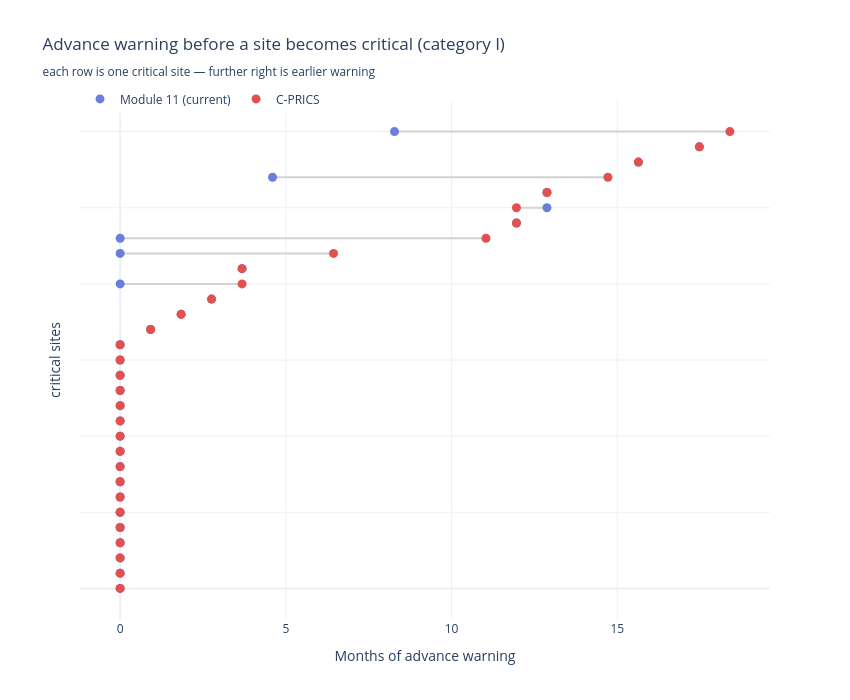

The cell this chart's notebook holds for it:
### Code cell
from cprics.plots import early_warning_figure
fig, t = early_warning_figure(isl)
fig.write_html(FIG_DIR / "early_warning.html", include_plotlyjs=True)
fig.show()

print(f"median advance warning — Module 11: {t.module11.median():.1f} months, "
      f"C-PRICS: {t.cprics.median():.1f} months")
blind = t[t.module11 < 1]
print(f"sites Module 11 blindsided (<1 month warning): {len(blind)}, "
      f"of which C-PRICS warned >=3 months ahead: {(blind.cprics >= 3).sum()}")

### Figure 1 — Plotly figure (JSON) as saved in the notebook; plotly's stock layout.template omitted (floating-point values rounded to 4 significant figures)
{"data": [{"line": {"color": "lightgrey", "width": 2}, "mode": "lines", "showlegend": false, "type": "scatter", "x": [0, 0], "y": [0, 0]}, {"line": {"color": "lightgrey", "width": 2}, "mode": "lines", "showlegend": false, "type": "scatter", "x": [0, 0], "y": [1, 1]}, {"line": {"color": "lightgrey", "width": 2}, "mode": "lines", "showlegend": false, "type": "scatter", "x": [0, 0], "y": [2, 2]}, {"line": {"color": "lightgrey", "width": 2}, "mode": "lines", "showlegend": false, "type": "scatter", "x": [0, 0], "y": [3, 3]}, {"line": {"color": "lightgrey", "width": 2}, "mode": "lines", "showlegend": false, "type": "scatter", "x": [0, 0], "y": [4, 4]}, {"line": {"color": "lightgrey", "width": 2}, "mode": "lines", "showlegend": false, "type": "scatter", "x": [0, 0], "y": [5, 5]}, {"line": {"color": "lightgrey", "width": 2}, "mode": "lines", "showlegend": false, "type": "scatter", "x": [0, 0], "y": [6, 6]}, {"line": {"color": "lightgrey", "width": 2}, "mode": "lines", "showlegend": false, "type": "scatter", "x": [0, 0], "y": [7, 7]}, {"line": {"color": "lightgrey", "width": 2}, "mode": "lines", "showlegend": false, "type": "scatter", "x": [0, 0], "y": [8, 8]}, {"line": {"color": "lightgrey", "width": 2}, "mode": "lines", "showlegend": false, "type": "scatter", "x": [0, 0], "y": [9, 9]}, {"line": {"color": "lightgrey", "width": 2}, "mode": "lines", "showlegend": false, "type": "scatter", "x": [0, 0], "y": [10, 10]}, {"line": {"color": "lightgrey", "width": 2}, "mode": "lines", "showlegend": false, "type": "scatter", "x": [0, 0], "y": [11, 11]}, {"line": {"color": "lightgrey", "width": 2}, "mode": "lines", "showlegend": false, "type": "scatter", "x": [0, 0], "y": [12, 12]}, {"line": {"color": "lightgrey", "width": 2}, "mode": "lines", "showlegend": false, "type": "scatter", "x": [0, 0], "y": [13, 13]}, {"line": {"color": "lightgrey", "width": 2}, "mode": "lines", "showlegend": false, "type": "scatter", "x": [0, 0], "y": [14, 14]}, {"line": {"color": "lightgrey", "width": 2}, "mode": "lines", "showlegend": false, "type": "scatter", "x": [0, 0], "y": [15, 15]}, {"line": {"color": "lightgrey", "width": 2}, "mode": "lines", "showlegend": false, "type": "scatter", "x": [0, 0], "y": [16, 16]}, {"line": {"color": "lightgrey", "width": 2}, "mode": "lines", "showlegend": false, "type": "scatter", "x": [0.9198, 0.9198], "y": [17, 17]}, {"line": {"color": "lightgrey", "width": 2}, "mode": "lines", "showlegend": false, "type": "scatter", "x": [1.84, 1.84], "y": [18, 18]}, {"line": {"color": "lightgrey", "width": 2}, "mode": "lines", "showlegend": false, "type": "scatter", "x": [2.76, 2.76], "y": [19, 19]}, {"line": {"color": "lightgrey", "width": 2}, "mode": "lines", "showlegend": false, "type": "scatter", "x": [0, 3.679], "y": [20, 20]}, {"line": {"color": "lightgrey", "width": 2}, "mode": "lines", "showlegend": false, "type": "scatter", "x": [3.679, 3.679], "y": [21, 21]}, {"line": {"color": "lightgrey", "width": 2}, "mode": "lines", "showlegend": false, "type": "scatter", "x": [0, 6.439], "y": [22, 22]}, {"line": {"color": "lightgrey", "width": 2}, "mode": "lines", "showlegend": false, "type": "scatter", "x": [0, 11.04], "y": [23, 23]}, {"line": {"color": "lightgrey", "width": 2}, "mode": "lines", "showlegend": false, "type": "scatter", "x": [11.96, 11.96], "y": [24, 24]}, {"line": {"color": "lightgrey", "width": 2}, "mode": "lines", "showlegend": false, "type": "scatter", "x": [12.88, 11.96], "y": [25, 25]}, {"line": {"color": "lightgrey", "width": 2}, "mode": "lines", "showlegend": false, "type": "scatter", "x": [12.88, 12.88], "y": [26, 26]}, {"line": {"color": "lightgrey", "width": 2}, "mode": "lines", "showlegend": false, "type": "scatter", "x": [4.599, 14.72], "y": [27, 27]}, {"line": {"color": "lightgrey", "width": 2}, "mode": "lines", "showlegend": false, "type": "scatter", "x": [15.64, 15.64], "y": [28, 28]}, {"line": {"color": "lightgrey", "width": 2}, "mode": "lines", "showlegend": false, "type": "scatter", "x": [17.48, 17.48], "y": [29, 29]}, {"line": {"color": "lightgrey", "width": 2}, "mode": "lines", "showlegend": false, "type": "scatter", "x": [8.279, 18.4], "y": [30, 30]}, {"marker": {"color": "#6a7fdb", "size": 9}, "mode": "markers", "name": "Module 11 (current)", "type": "scatter", "x": [0.0, 0.0, 0.0, 0.0, 0.0, 0.0, 0.0, 0.0, 0.0, 0.0, 0.0, 0.0, 0.0, 0.0, 0.0, 0.0, 0.0, 0.9198, 1.84, 2.76, 0.0, 3.679, 0.0, 0.0, 11.96, 12.88, 12.88, 4.599, 15.64, 17.48, 8.279], "y": [0, 1, 2, 3, 4, 5, 6, 7, 8, 9, 10, 11, 12, 13, 14, 15, 16, 17, 18, 19, 20, 21, 22, 23, 24, 25, 26, 27, 28, 29, 30]}, {"marker": {"color": "#e2504f", "size": 9}, "mode": "markers", "name": "C-PRICS", "type": "scatter", "x": [0.0, 0.0, 0.0, 0.0, 0.0, 0.0, 0.0, 0.0, 0.0, 0.0, 0.0, 0.0, 0.0, 0.0, 0.0, 0.0, 0.0, 0.9198, 1.84, 2.76, 3.679, 3.679, 6.439, 11.04, 11.96, 11.96, 12.88, 14.72, 15.64, 17.48, 18.4], "y": [0, 1, 2, 3, 4, 5, 6, 7, 8, 9, 10, 11, 12, 13, 14, 15, 16, 17, 18, 19, 20, 21, 22, 23, 24, 25, 26, 27, 28, 29, 30]}], "layout": {"height": 700, "legend": {"orientation": "h", "x": 0, "y": 1.03}, "title": {"text": "Advance warning before a site becomes critical (category I)<br><sub>each row is one critical site — further right is earlier warning</sub>"}, "width": 850, "xaxis": {"title": {"text": "Months of advance warning"}}, "yaxis": {"showticklabels": false, "title": {"text": "critical sites"}}}}
